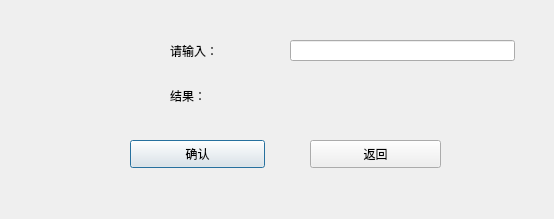
<?xml version="1.0" encoding="UTF-8"?>
<ui version="4.0">
 <class>Page4_1</class>
 <widget class="QDialog" name="Page4_1">
  <property name="geometry">
   <rect>
    <x>0</x>
    <y>0</y>
    <width>554</width>
    <height>219</height>
   </rect>
  </property>
  <property name="windowTitle">
   <string>Dialog</string>
  </property>
  <widget class="QLabel" name="label_2">
   <property name="geometry">
    <rect>
     <x>170</x>
     <y>40</y>
     <width>60</width>
     <height>21</height>
    </rect>
   </property>
   <property name="text">
    <string>请输入：</string>
   </property>
  </widget>
  <widget class="QLineEdit" name="lineEdit">
   <property name="geometry">
    <rect>
     <x>290</x>
     <y>40</y>
     <width>225</width>
     <height>21</height>
    </rect>
   </property>
  </widget>
  <widget class="QLabel" name="label_4">
   <property name="geometry">
    <rect>
     <x>290</x>
     <y>80</y>
     <width>221</width>
     <height>21</height>
    </rect>
   </property>
   <property name="text">
    <string/>
   </property>
  </widget>
  <widget class="QLabel" name="label_3">
   <property name="geometry">
    <rect>
     <x>170</x>
     <y>80</y>
     <width>71</width>
     <height>31</height>
    </rect>
   </property>
   <property name="text">
    <string>结果：</string>
   </property>
  </widget>
  <widget class="QPushButton" name="pushButton_2">
   <property name="geometry">
    <rect>
     <x>130</x>
     <y>140</y>
     <width>135</width>
     <height>28</height>
    </rect>
   </property>
   <property name="text">
    <string>确认</string>
   </property>
  </widget>
  <widget class="QPushButton" name="pushButton">
   <property name="geometry">
    <rect>
     <x>310</x>
     <y>140</y>
     <width>131</width>
     <height>28</height>
    </rect>
   </property>
   <property name="text">
    <string>返回</string>
   </property>
  </widget>
 </widget>
 <resources/>
 <connections/>
</ui>
